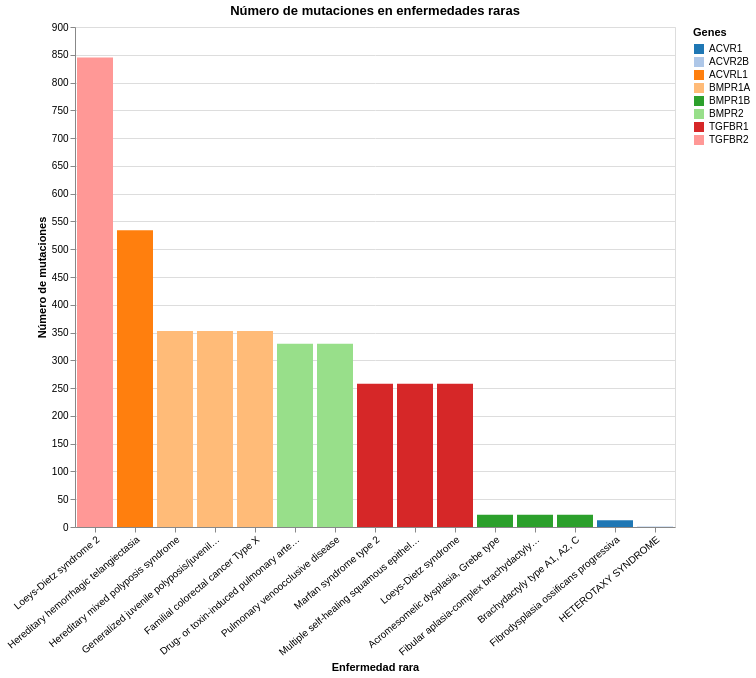

Notebook cell for this chart:
### Code cell
alt.Chart(rare_disease_variations).transform_aggregate(
    unique_aa_mutation='distinct(Protein change)',
    groupby=['GeneSymbol','Disease', 'Protein change']
).mark_bar().encode(
    y=alt.Y('count(unique_aa_mutation):Q', title='Número de mutaciones'),
    x=alt.X('Disease', sort='-y', title='Enfermedad rara',axis=alt.Axis(
              labelAngle=-40, labelFontSize=10)),
    color=alt.Color('GeneSymbol', scale=alt.Scale(scheme='category20'), title='Genes')
).properties(
    title="Número de mutaciones en enfermedades raras"
).properties(
        width=600,
        height=500
    )

### Figure 1 — Vega-Lite specification as saved in the notebook (floating-point values rounded to 4 significant figures; data arrays with more than 128 entries replaced by an {"elided": "..."} marker saying what was removed)
{"config": {"view": {"continuousWidth": 300, "continuousHeight": 300}}, "data": {"name": "data-9cfaae38eaaa171c1b6f7752bd2ba158"}, "mark": {"type": "bar"}, "encoding": {"color": {"field": "GeneSymbol", "scale": {"scheme": "category20"}, "title": "Genes", "type": "nominal"}, "x": {"axis": {"labelAngle": -40, "labelFontSize": 10}, "field": "Disease", "sort": "-y", "title": "Enfermedad rara", "type": "nominal"}, "y": {"aggregate": "count", "field": "unique_aa_mutation", "title": "Número de mutaciones", "type": "quantitative"}}, "height": 500, "title": "Número de mutaciones en enfermedades raras", "transform": [{"aggregate": [{"op": "distinct", "field": "Protein change", "as": "unique_aa_mutation"}], "groupby": ["GeneSymbol", "Disease", "Protein change"]}], "width": 600, "$schema": "https://vega.github.io/schema/vega-lite/v5.16.3.json", "datasets": {"data-9cfaae38eaaa171c1b6f7752bd2ba158": {"elided": "5260 records"}}}
